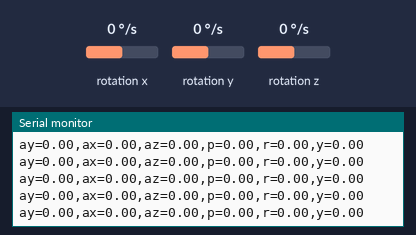
This sketch was run on a simulated Arduino Uno, built with avr-gcc and run on an emulated ATmega328P. Parts: the last lines printed to the serial monitor. Wiring (inferred from the names in the program): MPU-6050 motion sensor at I2C address 0x68. Inputs (shaded band) come from the test bench; at power-on: rotation x 0 °/s, rotation y 0 °/s, rotation z 0 °/s.

Above: at 1.5 s.
1.6 s: rotation x set to -192 °/s
At 1.63 s:
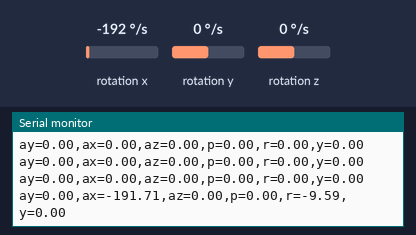
3.1 s: rotation y set to -192 °/s
At 3.13 s:
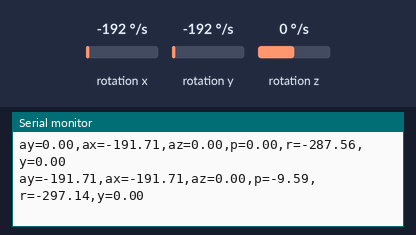
4.6 s: rotation z set to -192 °/s
At 4.63 s:
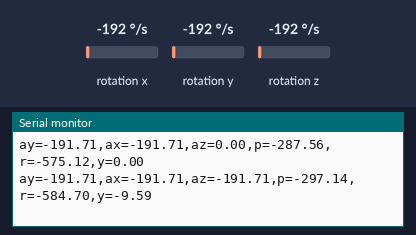
Timing chart, 0 to 7.6 s (numbered marks = the images above; inputs shaded):
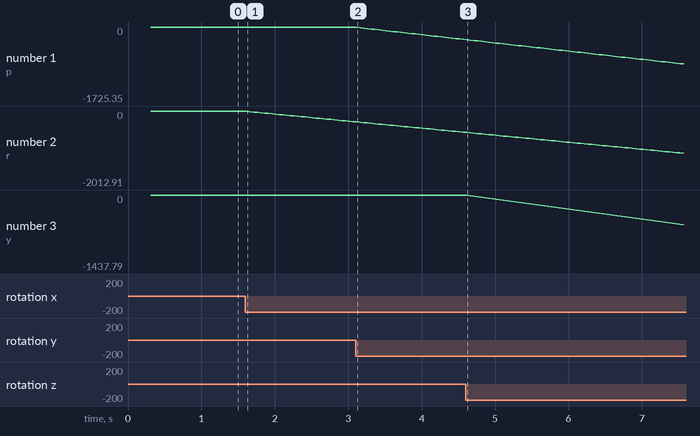

The sketch:

MPU6050.ino
```cpp
/*
    MPU6050 Triple Axis Gyroscope & Accelerometer. Pitch & Roll & Yaw Gyroscope Example.
    Read more: http://www.jarzebski.pl/arduino/czujniki-i-sensory/3-osiowy-zyroskop-i-akcelerometr-mpu6050.html
    GIT: https://github.com/jarzebski/Arduino-MPU6050
    Web: http://www.jarzebski.pl
    (c) 2014 by Korneliusz Jarzebski
*/

#include <Wire.h>
#include "PXMPU6050.h"

MPU6050 mpu;

// Timers
unsigned long timer = 0;
float timeStep = 0.05;

// Pitch, Roll and Yaw values
float pitch = 0;
float roll = 0;
float yaw = 0;

void setup()
{
  Serial.begin(115200);

  // Initialize MPU6050
  while(!mpu.begin(MPU6050_SCALE_2000DPS, MPU6050_RANGE_2G))
  {
    Serial.println("Could not find a valid MPU6050 sensor, check wiring!");
    delay(1000);
  }

  // Calibrate gyroscope. The calibration must be at rest.
  // If you don't want calibrate, comment this line.
  mpu.calibrateGyro();

  // Set threshold sensivty. Default 3.
  // If you don't want use threshold, comment this line or set 0.
  mpu.setThreshold(3);
}

void loop()
{
  timer = millis();

  Vector norm = mpu.readNormalizeGyro();
  pitch = pitch + norm.YAxis * timeStep;
  roll = roll + norm.XAxis * timeStep;
  yaw = yaw + norm.ZAxis * timeStep;

  Serial.print("ay=");
  Serial.print(norm.YAxis);
  Serial.print(",ax=");
  Serial.print(norm.XAxis);
  Serial.print(",az=");
  Serial.print(norm.ZAxis);

  Serial.print(",p=");
  Serial.print(pitch);
  Serial.print(",r=");
  Serial.print(roll);
  Serial.print(",y=");
  Serial.println(yaw);

  // Wait to full timeStep period
  delay((timeStep*1000) - (millis() - timer));
}
```

PXMPU6050.cpp
```cpp
// (licence header left out)
#if ARDUINO >= 100
#include "Arduino.h"
#else
#include "WProgram.h"
#endif

#include <Wire.h>
#include <math.h>

#include "PXMPU6050.h"

bool MPU6050::begin(mpu6050_dps_t scale, mpu6050_range_t range, int mpua)
{
    // Set Address
    mpuAddress = mpua;

    Wire.begin();

    // Reset calibrate values
    dg.XAxis = 0;
    dg.YAxis = 0;
    dg.ZAxis = 0;
    useCalibrate = false;

    // Reset threshold values
    tg.XAxis = 0;
    tg.YAxis = 0;
    tg.ZAxis = 0;
    actualThreshold = 0;

    // Check MPU6050 Who Am I Register
    if (fastRegister8(MPU6050_REG_WHO_AM_I) != 0x68)
    {
	return false;
    }

    // Set Clock Source
    setClockSource(MPU6050_CLOCK_PLL_XGYRO);

    // Set Scale & Range
    setScale(scale);
    setRange(range);

    // Disable Sleep Mode
    setSleepEnabled(false);

    return true;
}

void MPU6050::setScale(mpu6050_dps_t scale)
{
    uint8_t value;

    switch (scale)
    {
	case MPU6050_SCALE_250DPS:
	    dpsPerDigit = .007633f;
	    break;
	case MPU6050_SCALE_500DPS:
	    dpsPerDigit = .015267f;
	    break;
	case MPU6050_SCALE_1000DPS:
	    dpsPerDigit = .030487f;
	    break;
	case MPU6050_SCALE_2000DPS:
	    dpsPerDigit = .060975f;
	    break;
	default:
	    break;
    }

    value = readRegister8(MPU6050_REG_GYRO_CONFIG);
    value &= 0b11100111;
    value |= (scale << 3);
    writeRegister8(MPU6050_REG_GYRO_CONFIG, value);
}

mpu6050_dps_t MPU6050::getScale(void)
{
    uint8_t value;
    value = readRegister8(MPU6050_REG_GYRO_CONFIG);
    value &= 0b00011000;
    value >>= 3;
    return (mpu6050_dps_t)value;
}

void MPU6050::setRange(mpu6050_range_t range)
{
    uint8_t value;

    switch (range)
    {
	case MPU6050_RANGE_2G:
	    rangePerDigit = .000061f;
	    break;
	case MPU6050_RANGE_4G:
	    rangePerDigit = .000122f;
	    break;
	case MPU6050_RANGE_8G:
	    rangePerDigit = .000244f;
	    break;
	case MPU6050_RANGE_16G:
	    rangePerDigit = .0004882f;
	    break;
	default:
	    break;
    }

    value = readRegister8(MPU6050_REG_ACCEL_CONFIG);
    value &= 0b11100111;
    value |= (range << 3);
    writeRegister8(MPU6050_REG_ACCEL_CONFIG, value);
}

mpu6050_range_t MPU6050::getRange(void)
{
    uint8_t value;
    value = readRegister8(MPU6050_REG_ACCEL_CONFIG);
    value &= 0b00011000;
    value >>= 3;
    return (mpu6050_range_t)value;
}

void MPU6050::setDHPFMode(mpu6050_dhpf_t dhpf)
{
    uint8_t value;
    value = readRegister8(MPU6050_REG_ACCEL_CONFIG);
    value &= 0b11111000;
    value |= dhpf;
    writeRegister8(MPU6050_REG_ACCEL_CONFIG, value);
}

void MPU6050::setDLPFMode(mpu6050_dlpf_t dlpf)
{
    uint8_t value;
    value = readRegister8(MPU6050_REG_CONFIG);
    value &= 0b11111000;
    value |= dlpf;
    writeRegister8(MPU6050_REG_CONFIG, value);
}

void MPU6050::setClockSource(mpu6050_clockSource_t source)
{
    uint8_t value;
    value = readRegister8(MPU6050_REG_PWR_MGMT_1);
    value &= 0b11111000;
    value |= source;
    writeRegister8(MPU6050_REG_PWR_MGMT_1, value);
}

mpu6050_clockSource_t MPU6050::getClockSource(void)
{
    uint8_t value;
    value = readRegister8(MPU6050_REG_PWR_MGMT_1);
    value &= 0b00000111;
    return (mpu6050_clockSource_t)value;
}

bool MPU6050::getSleepEnabled(void)
{
    return readRegisterBit(MPU6050_REG_PWR_MGMT_1, 6);
}

void MPU6050::setSleepEnabled(bool state)
{
    writeRegisterBit(MPU6050_REG_PWR_MGMT_1, 6, state);
}

bool MPU6050::getIntZeroMotionEnabled(void)
{
    return readRegisterBit(MPU6050_REG_INT_ENABLE, 5);
}

void MPU6050::setIntZeroMotionEnabled(bool state)
{
    writeRegisterBit(MPU6050_REG_INT_ENABLE, 5, state);
}

bool MPU6050::getIntMotionEnabled(void)
{
    return readRegisterBit(MPU6050_REG_INT_ENABLE, 6);
}

void MPU6050::setIntMotionEnabled(bool state)
{
    writeRegisterBit(MPU6050_REG_INT_ENABLE, 6, state);
}

bool MPU6050::getIntFreeFallEnabled(void)
{
    return readRegisterBit(MPU6050_REG_INT_ENABLE, 7);
}

void MPU6050::setIntFreeFallEnabled(bool state)
{
    writeRegisterBit(MPU6050_REG_INT_ENABLE, 7, state);
}

uint8_t MPU6050::getMotionDetectionThreshold(void)
{
    return readRegister8(MPU6050_REG_MOT_THRESHOLD);
}

void MPU6050::setMotionDetectionThreshold(uint8_t threshold)
{
    writeRegister8(MPU6050_REG_MOT_THRESHOLD, threshold);
}

uint8_t MPU6050::getMotionDetectionDuration(void)
{
    return readRegister8(MPU6050_REG_MOT_DURATION);
}

void MPU6050::setMotionDetectionDuration(uint8_t duration)
{
    writeRegister8(MPU6050_REG_MOT_DURATION, duration);
}

uint8_t MPU6050::getZeroMotionDetectionThreshold(void)
{
    return readRegister8(MPU6050_REG_ZMOT_THRESHOLD);
}

void MPU6050::setZeroMotionDetectionThreshold(uint8_t threshold)
{
    writeRegister8(MPU6050_REG_ZMOT_THRESHOLD, threshold);
}

uint8_t MPU6050::getZeroMotionDetectionDuration(void)
{
    return readRegister8(MPU6050_REG_ZMOT_DURATION);
}

void MPU6050::setZeroMotionDetectionDuration(uint8_t duration)
{
    writeRegister8(MPU6050_REG_ZMOT_DURATION, duration);
}

uint8_t MPU6050::getFreeFallDetectionThreshold(void)
{
    return readRegister8(MPU6050_REG_FF_THRESHOLD);
}

void MPU6050::setFreeFallDetectionThreshold(uint8_t threshold)
{
    writeRegister8(MPU6050_REG_FF_THRESHOLD, threshold);
}

uint8_t MPU6050::getFreeFallDetectionDuration(void)
{
    return readRegister8(MPU6050_REG_FF_DURATION);
}

void MPU6050::setFreeFallDetectionDuration(uint8_t duration)
{
    writeRegister8(MPU6050_REG_FF_DURATION, duration);
}

bool MPU6050::getI2CMasterModeEnabled(void)
{
    return readRegisterBit(MPU6050_REG_USER_CTRL, 5);
}

void MPU6050::setI2CMasterModeEnabled(bool state)
{
    writeRegisterBit(MPU6050_REG_USER_CTRL, 5, state);
}

void MPU6050::setI2CBypassEnabled(bool state)
{
    return writeRegisterBit(MPU6050_REG_INT_PIN_CFG, 1, state);
}

bool MPU6050::getI2CBypassEnabled(void)
{
    return readRegisterBit(MPU6050_REG_INT_PIN_CFG, 1);
}

void MPU6050::setAccelPowerOnDelay(mpu6050_onDelay_t delay)
{
    uint8_t value;
    value = readRegister8(MPU6050_REG_MOT_DETECT_CTRL);
    value &= 0b11001111;
    value |= (delay << 4);
    writeRegister8(MPU6050_REG_MOT_DETECT_CTRL, value);
}

mpu6050_onDelay_t MPU6050::getAccelPowerOnDelay(void)
{
    uint8_t value;
    value = readRegister8(MPU6050_REG_MOT_DETECT_CTRL);
    value &= 0b00110000;
    return (mpu6050_onDelay_t)(value >> 4);
}

uint8_t MPU6050::getIntStatus(void)
{
    return readRegister8(MPU6050_REG_INT_STATUS);
}

Activites MPU6050::readActivites(void)
{
    uint8_t data = readRegister8(MPU6050_REG_INT_STATUS);

    a.isOverflow = ((data >> 4) & 1);
    a.isFreeFall = ((data >> 7) & 1);
    a.isInactivity = ((data >> 5) & 1);
    a.isActivity = ((data >> 6) & 1);
    a.isDataReady = ((data >> 0) & 1);

    data = readRegister8(MPU6050_REG_MOT_DETECT_STATUS);

    a.isNegActivityOnX = ((data >> 7) & 1);
    a.isPosActivityOnX = ((data >> 6) & 1);

    a.isNegActivityOnY = ((data >> 5) & 1);
    a.isPosActivityOnY = ((data >> 4) & 1);

    a.isNegActivityOnZ = ((data >> 3) & 1);
    a.isPosActivityOnZ = ((data >> 2) & 1);

    return a;
}

Vector MPU6050::readRawAccel(void)
{
    Wire.beginTransmission(mpuAddress);
    #if ARDUINO >= 100
	Wire.write(MPU6050_REG_ACCEL_XOUT_H);
    #else
	Wire.send(MPU6050_REG_ACCEL_XOUT_H);
    #endif
    Wire.endTransmission();

    Wire.beginTransmission(mpuAddress);
    Wire.requestFrom(mpuAddress, 6);

    while (Wire.available() < 6);

    #if ARDUINO >= 100
	uint8_t xha = Wire.read();
	uint8_t xla = Wire.read();
        uint8_t yha = Wire.read();
	uint8_t yla = Wire.read();
	uint8_t zha = Wire.read();
	uint8_t zla = Wire.read();
    #else
	uint8_t xha = Wire.receive();
	uint8_t xla = Wire.receive();
	uint8_t yha = Wire.receive();
	uint8_t yla = Wire.receive();
	uint8_t zha = Wire.receive();
	uint8_t zla = Wire.receive();
    #endif

    ra.XAxis = xha << 8 | xla;
    ra.YAxis = yha << 8 | yla;
    ra.ZAxis = zha << 8 | zla;

    return ra;
}

Vector MPU6050::readNormalizeAccel(void)
{
    readRawAccel();

    na.XAxis = ra.XAxis * rangePerDigit * 9.80665f;
    na.YAxis = ra.YAxis * rangePerDigit * 9.80665f;
    na.ZAxis = ra.ZAxis * rangePerDigit * 9.80665f;

    return na;
}

Vector MPU6050::readScaledAccel(void)
{
    readRawAccel();

    na.XAxis = ra.XAxis * rangePerDigit;
    na.YAxis = ra.YAxis * rangePerDigit;
    na.ZAxis = ra.ZAxis * rangePerDigit;

    return na;
}


Vector MPU6050::readRawGyro(void)
{
    Wire.beginTransmission(mpuAddress);
    #if ARDUINO >= 100
	Wire.write(MPU6050_REG_GYRO_XOUT_H);
    #else
	Wire.send(MPU6050_REG_GYRO_XOUT_H);
    #endif
    Wire.endTransmission();

    Wire.beginTransmission(mpuAddress);
    Wire.requestFrom(mpuAddress, 6);

    while (Wire.available() < 6);

    #if ARDUINO >= 100
	uint8_t xha = Wire.read();
	uint8_t xla = Wire.read();
        uint8_t yha = Wire.read();
	uint8_t yla = Wire.read();
	uint8_t zha = Wire.read();
	uint8_t zla = Wire.read();
    #else
	uint8_t xha = Wire.receive();
	uint8_t xla = Wire.receive();
	uint8_t yha = Wire.receive();
	uint8_t yla = Wire.receive();
	uint8_t zha = Wire.receive();
	uint8_t zla = Wire.receive();
    #endif

    rg.XAxis = xha << 8 | xla;
    rg.YAxis = yha << 8 | yla;
    rg.ZAxis = zha << 8 | zla;

    return rg;
}

Vector MPU6050::readNormalizeGyro(void)
{
    readRawGyro();

    if (useCalibrate)
    {
	ng.XAxis = (rg.XAxis - dg.XAxis) * dpsPerDigit;
	ng.YAxis = (rg.YAxis - dg.YAxis) * dpsPerDigit;
	ng.ZAxis = (rg.ZAxis - dg.ZAxis) * dpsPerDigit;
    } else
    {
	ng.XAxis = rg.XAxis * dpsPerDigit;
	ng.YAxis = rg.YAxis * dpsPerDigit;
	ng.ZAxis = rg.ZAxis * dpsPerDigit;
    }

    if (actualThreshold)
    {
	if (abs(ng.XAxis) < tg.XAxis) ng.XAxis = 0;
	if (abs(ng.YAxis) < tg.YAxis) ng.YAxis = 0;
	if (abs(ng.ZAxis) < tg.ZAxis) ng.ZAxis = 0;
    }

    return ng;
}

float MPU6050::readTemperature(void)
{
    int16_t T;
    T = readRegister16(MPU6050_REG_TEMP_OUT_H);
    return (float)T/340 + 36.53;
}

int16_t MPU6050::getGyroOffsetX(void)
{
    return readRegister16(MPU6050_REG_GYRO_XOFFS_H);
}

int16_t MPU6050::getGyroOffsetY(void)
{
    return readRegister16(MPU6050_REG_GYRO_YOFFS_H);
}

int16_t MPU6050::getGyroOffsetZ(void)
{
    return readRegister16(MPU6050_REG_GYRO_ZOFFS_H);
}

void MPU6050::setGyroOffsetX(int16_t offset)
{
    writeRegister16(MPU6050_REG_GYRO_XOFFS_H, offset);
}

void MPU6050::setGyroOffsetY(int16_t offset)
{
    writeRegister16(MPU6050_REG_GYRO_YOFFS_H, offset);
}

void MPU6050::setGyroOffsetZ(int16_t offset)
{
    writeRegister16(MPU6050_REG_GYRO_ZOFFS_H, offset);
}

int16_t MPU6050::getAccelOffsetX(void)
{
    return readRegister16(MPU6050_REG_ACCEL_XOFFS_H);
}

int16_t MPU6050::getAccelOffsetY(void)
{
    return readRegister16(MPU6050_REG_ACCEL_YOFFS_H);
}

int16_t MPU6050::getAccelOffsetZ(void)
{
    return readRegister16(MPU6050_REG_ACCEL_ZOFFS_H);
}

void MPU6050::setAccelOffsetX(int16_t offset)
{
    writeRegister16(MPU6050_REG_ACCEL_XOFFS_H, offset);
}

void MPU6050::setAccelOffsetY(int16_t offset)
{
    writeRegister16(MPU6050_REG_ACCEL_YOFFS_H, offset);
}

void MPU6050::setAccelOffsetZ(int16_t offset)
{
    writeRegister16(MPU6050_REG_ACCEL_ZOFFS_H, offset);
}

// Calibrate algorithm
void MPU6050::calibrateGyro(uint8_t samples)
{
    // Set calibrate
    useCalibrate = true;

    // Reset values
    float sumX = 0;
    float sumY = 0;
    float sumZ = 0;
    float sigmaX = 0;
    float sigmaY = 0;
    float sigmaZ = 0;

    // Read n-samples
    for (uint8_t i = 0; i < samples; ++i)
    {
	readRawGyro();
	sumX += rg.XAxis;
	sumY += rg.YAxis;
	sumZ += rg.ZAxis;

	sigmaX += rg.XAxis * rg.XAxis;
	sigmaY += rg.YAxis * rg.YAxis;
	sigmaZ += rg.ZAxis * rg.ZAxis;

	delay(5);
    }

    // Calculate delta vectors
    dg.XAxis = sumX / samples;
    dg.YAxis = sumY / samples;
    dg.ZAxis = sumZ / samples;

    // Calculate threshold vectors
    th.XAxis = sqrt((sigmaX / 50) - (dg.XAxis * dg.XAxis));
    th.YAxis = sqrt((sigmaY / 50) - (dg.YAxis * dg.YAxis));
    th.ZAxis = sqrt((sigmaZ / 50) - (dg.ZAxis * dg.ZAxis));

    // If already set threshold, recalculate threshold vectors
    if (actualThreshold > 0)
    {
	setThreshold(actualThreshold);
    }
}

// Get current threshold value
uint8_t MPU6050::getThreshold(void)
{
    return actualThreshold;
}

// Set treshold value
void MPU6050::setThreshold(uint8_t multiple)
{
    if (multiple > 0)
    {
	// If not calibrated, need calibrate
	if (!useCalibrate)
	{
	    calibrateGyro();
	}

	// Calculate threshold vectors
	tg.XAxis = th.XAxis * multiple;
	tg.YAxis = th.YAxis * multiple;
	tg.ZAxis = th.ZAxis * multiple;
    } else
    {
	// No threshold
	tg.XAxis = 0;
	tg.YAxis = 0;
	tg.ZAxis = 0;
    }

    // Remember old threshold value
    actualThreshold = multiple;
}

// Fast read 8-bit from register
uint8_t MPU6050::fastRegister8(uint8_t reg)
{
    uint8_t value;

    Wire.beginTransmission(mpuAddress);
    #if ARDUINO >= 100
	Wire.write(reg);
    #else
	Wire.send(reg);
    #endif
    Wire.endTransmission();

    Wire.beginTransmission(mpuAddress);
    Wire.requestFrom(mpuAddress, 1);
    #if ARDUINO >= 100
	value = Wire.read();
    #else
	value = Wire.receive();
    #endif;
    Wire.endTransmission();

    return value;
}

// Read 8-bit from register
uint8_t MPU6050::readRegister8(uint8_t reg)
{
    uint8_t value;

    Wire.beginTransmission(mpuAddress);
    #if ARDUINO >= 100
	Wire.write(reg);
    #else
	Wire.send(reg);
    #endif
    Wire.endTransmission();

    Wire.beginTransmission(mpuAddress);
    Wire.requestFrom(mpuAddress, 1);
    while(!Wire.available()) {};
    #if ARDUINO >= 100
	value = Wire.read();
    #else
	value = Wire.receive();
    #endif;
    Wire.endTransmission();

    return value;
}

// Write 8-bit to register
void MPU6050::writeRegister8(uint8_t reg, uint8_t value)
{
    Wire.beginTransmission(mpuAddress);

    #if ARDUINO >= 100
	Wire.write(reg);
	Wire.write(value);
    #else
	Wire.send(reg);
	Wire.send(value);
    #endif
    Wire.endTransmission();
}

int16_t MPU6050::readRegister16(uint8_t reg)
{
    int16_t value;
    Wire.beginTransmission(mpuAddress);
    #if ARDUINO >= 100
        Wire.write(reg);
    #else
        Wire.send(reg);
    #endif
    Wire.endTransmission();

    Wire.beginTransmission(mpuAddress);
    Wire.requestFrom(mpuAddress, 2);
    while(!Wire.available()) {};
    #if ARDUINO >= 100
        uint8_t vha = Wire.read();
        uint8_t vla = Wire.read();
    #else
        uint8_t vha = Wire.receive();
        uint8_t vla = Wire.receive();
    #endif;
    Wire.endTransmission();

    value = vha << 8 | vla;

    return value;
}

void MPU6050::writeRegister16(uint8_t reg, int16_t value)
{
    Wire.beginTransmission(mpuAddress);

    #if ARDUINO >= 100
	Wire.write(reg);
	Wire.write((uint8_t)(value >> 8));
	Wire.write((uint8_t)value);
    #else
	Wire.send(reg);
	Wire.send((uint8_t)(value >> 8));
	Wire.send((uint8_t)value);
    #endif
    Wire.endTransmission();
}

// Read register bit
bool MPU6050::readRegisterBit(uint8_t reg, uint8_t pos)
{
    uint8_t value;
    value = readRegister8(reg);
    return ((value >> pos) & 1);
}

// Write register bit
void MPU6050::writeRegisterBit(uint8_t reg, uint8_t pos, bool state)
{
    uint8_t value;
    value = readRegister8(reg);

    if (state)
    {
        value |= (1 << pos);
    } else
    {
        value &= ~(1 << pos);
    }

    writeRegister8(reg, value);
}
```

Source omitted: PXMPU6050.h (8035 bytes)

Measured:
- after the input at 1.6 s, the serial monitor: prints a new line at once (image 1)
- after the input at 3.1 s, the serial monitor: prints a new line at once (image 2)
- plotted number 2: 0 → -287.56 after the input at 1.6 s
